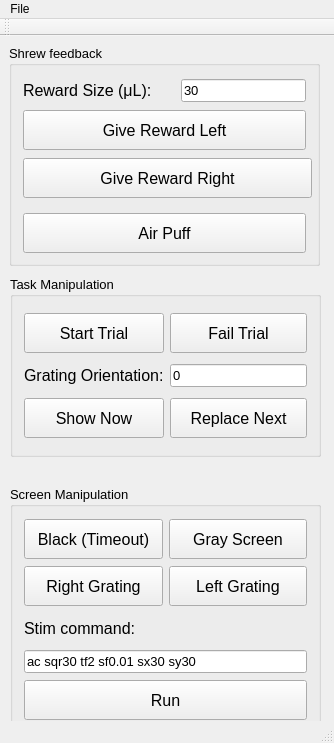
<?xml version="1.0" encoding="UTF-8"?>
<ui version="4.0">
 <class>MainWindow</class>
 <widget class="QMainWindow" name="MainWindow">
  <property name="geometry">
   <rect>
    <x>0</x>
    <y>0</y>
    <width>334</width>
    <height>743</height>
   </rect>
  </property>
  <property name="windowTitle">
   <string>Interact</string>
  </property>
  <widget class="QWidget" name="centralWidget">
   <widget class="QGroupBox" name="groupBox">
    <property name="geometry">
     <rect>
      <x>9</x>
      <y>9</y>
      <width>311</width>
      <height>221</height>
     </rect>
    </property>
    <property name="sizePolicy">
     <sizepolicy hsizetype="Preferred" vsizetype="Preferred">
      <horstretch>0</horstretch>
      <verstretch>0</verstretch>
     </sizepolicy>
    </property>
    <property name="font">
     <font>
      <pointsize>10</pointsize>
     </font>
    </property>
    <property name="title">
     <string>Shrew feedback</string>
    </property>
    <layout class="QGridLayout" name="gridLayout">
     <item row="0" column="0">
      <widget class="QLabel" name="label">
       <property name="font">
        <font>
         <pointsize>12</pointsize>
        </font>
       </property>
       <property name="text">
        <string>Reward Size (μL):</string>
       </property>
      </widget>
     </item>
     <item row="1" column="0" colspan="2">
      <widget class="QPushButton" name="btnGiveRewardLeft">
       <property name="sizePolicy">
        <sizepolicy hsizetype="Minimum" vsizetype="Minimum">
         <horstretch>0</horstretch>
         <verstretch>0</verstretch>
        </sizepolicy>
       </property>
       <property name="minimumSize">
        <size>
         <width>0</width>
         <height>40</height>
        </size>
       </property>
       <property name="maximumSize">
        <size>
         <width>16777215</width>
         <height>40</height>
        </size>
       </property>
       <property name="font">
        <font>
         <pointsize>12</pointsize>
        </font>
       </property>
       <property name="text">
        <string>Give Reward Left</string>
       </property>
       <property name="icon">
        <iconset>
         <normaloff>../res/icons/03/16/03.png</normaloff>../res/icons/03/16/03.png</iconset>
       </property>
       <property name="iconSize">
        <size>
         <width>64</width>
         <height>64</height>
        </size>
       </property>
      </widget>
     </item>
     <item row="4" column="0" colspan="2">
      <widget class="QPushButton" name="btnAirPuff">
       <property name="sizePolicy">
        <sizepolicy hsizetype="Minimum" vsizetype="Minimum">
         <horstretch>0</horstretch>
         <verstretch>0</verstretch>
        </sizepolicy>
       </property>
       <property name="minimumSize">
        <size>
         <width>0</width>
         <height>40</height>
        </size>
       </property>
       <property name="maximumSize">
        <size>
         <width>16777215</width>
         <height>25</height>
        </size>
       </property>
       <property name="font">
        <font>
         <pointsize>12</pointsize>
        </font>
       </property>
       <property name="text">
        <string>Air Puff</string>
       </property>
      </widget>
     </item>
     <item row="0" column="1">
      <widget class="QLineEdit" name="txtRewardSize">
       <property name="sizePolicy">
        <sizepolicy hsizetype="Fixed" vsizetype="Fixed">
         <horstretch>0</horstretch>
         <verstretch>0</verstretch>
        </sizepolicy>
       </property>
       <property name="font">
        <font>
         <pointsize>10</pointsize>
        </font>
       </property>
       <property name="text">
        <string>30</string>
       </property>
      </widget>
     </item>
     <item row="2" column="0">
      <widget class="QPushButton" name="btnGiveRewardRight">
       <property name="minimumSize">
        <size>
         <width>289</width>
         <height>40</height>
        </size>
       </property>
       <property name="maximumSize">
        <size>
         <width>289</width>
         <height>40</height>
        </size>
       </property>
       <property name="font">
        <font>
         <pointsize>12</pointsize>
        </font>
       </property>
       <property name="text">
        <string>Give Reward Right</string>
       </property>
      </widget>
     </item>
    </layout>
   </widget>
   <widget class="QGroupBox" name="groupBox_2">
    <property name="geometry">
     <rect>
      <x>10</x>
      <y>450</y>
      <width>311</width>
      <height>251</height>
     </rect>
    </property>
    <property name="sizePolicy">
     <sizepolicy hsizetype="Preferred" vsizetype="Preferred">
      <horstretch>0</horstretch>
      <verstretch>0</verstretch>
     </sizepolicy>
    </property>
    <property name="font">
     <font>
      <pointsize>10</pointsize>
     </font>
    </property>
    <property name="title">
     <string>Screen Manipulation</string>
    </property>
    <layout class="QGridLayout" name="gridLayout_3">
     <item row="0" column="0">
      <widget class="QPushButton" name="btnBlack">
       <property name="minimumSize">
        <size>
         <width>0</width>
         <height>40</height>
        </size>
       </property>
       <property name="maximumSize">
        <size>
         <width>16777215</width>
         <height>40</height>
        </size>
       </property>
       <property name="font">
        <font>
         <pointsize>12</pointsize>
        </font>
       </property>
       <property name="text">
        <string>Black (Timeout)</string>
       </property>
      </widget>
     </item>
     <item row="2" column="0" colspan="2">
      <widget class="QLabel" name="label_4">
       <property name="minimumSize">
        <size>
         <width>0</width>
         <height>30</height>
        </size>
       </property>
       <property name="maximumSize">
        <size>
         <width>16777215</width>
         <height>30</height>
        </size>
       </property>
       <property name="baseSize">
        <size>
         <width>0</width>
         <height>40</height>
        </size>
       </property>
       <property name="font">
        <font>
         <pointsize>12</pointsize>
        </font>
       </property>
       <property name="text">
        <string>Stim command:</string>
       </property>
      </widget>
     </item>
     <item row="0" column="1">
      <widget class="QPushButton" name="btnGrayScreen">
       <property name="minimumSize">
        <size>
         <width>0</width>
         <height>40</height>
        </size>
       </property>
       <property name="maximumSize">
        <size>
         <width>16777215</width>
         <height>40</height>
        </size>
       </property>
       <property name="font">
        <font>
         <pointsize>12</pointsize>
        </font>
       </property>
       <property name="text">
        <string>Gray Screen</string>
       </property>
      </widget>
     </item>
     <item row="1" column="0">
      <widget class="QPushButton" name="btnSPlusGrating">
       <property name="minimumSize">
        <size>
         <width>0</width>
         <height>40</height>
        </size>
       </property>
       <property name="maximumSize">
        <size>
         <width>16777215</width>
         <height>40</height>
        </size>
       </property>
       <property name="font">
        <font>
         <pointsize>12</pointsize>
        </font>
       </property>
       <property name="text">
        <string>Right Grating</string>
       </property>
      </widget>
     </item>
     <item row="1" column="1">
      <widget class="QPushButton" name="btnSMinusGrating">
       <property name="minimumSize">
        <size>
         <width>0</width>
         <height>40</height>
        </size>
       </property>
       <property name="maximumSize">
        <size>
         <width>16777215</width>
         <height>40</height>
        </size>
       </property>
       <property name="font">
        <font>
         <pointsize>12</pointsize>
        </font>
       </property>
       <property name="text">
        <string>Left Grating</string>
       </property>
      </widget>
     </item>
     <item row="4" column="0" colspan="2">
      <widget class="QPushButton" name="btnRunStimCommand">
       <property name="minimumSize">
        <size>
         <width>0</width>
         <height>40</height>
        </size>
       </property>
       <property name="maximumSize">
        <size>
         <width>16777215</width>
         <height>40</height>
        </size>
       </property>
       <property name="font">
        <font>
         <pointsize>12</pointsize>
        </font>
       </property>
       <property name="text">
        <string>Run</string>
       </property>
      </widget>
     </item>
     <item row="3" column="0" colspan="2">
      <widget class="QLineEdit" name="txtStimCommand">
       <property name="text">
        <string>ac sqr30 tf2 sf0.01 sx30 sy30</string>
       </property>
      </widget>
     </item>
    </layout>
    <zorder>btnRunStimCommand</zorder>
    <zorder>btnSPlusGrating</zorder>
    <zorder>btnSMinusGrating</zorder>
    <zorder>btnGrayScreen</zorder>
    <zorder>btnBlack</zorder>
    <zorder>label_4</zorder>
    <zorder>txtStimCommand</zorder>
   </widget>
   <widget class="QGroupBox" name="groupBox_3">
    <property name="geometry">
     <rect>
      <x>10</x>
      <y>240</y>
      <width>311</width>
      <height>181</height>
     </rect>
    </property>
    <property name="sizePolicy">
     <sizepolicy hsizetype="Preferred" vsizetype="Preferred">
      <horstretch>0</horstretch>
      <verstretch>0</verstretch>
     </sizepolicy>
    </property>
    <property name="font">
     <font>
      <pointsize>10</pointsize>
     </font>
    </property>
    <property name="title">
     <string>Task Manipulation</string>
    </property>
    <layout class="QGridLayout" name="gridLayout_2">
     <item row="0" column="0">
      <widget class="QPushButton" name="btnStartTrial">
       <property name="minimumSize">
        <size>
         <width>0</width>
         <height>40</height>
        </size>
       </property>
       <property name="maximumSize">
        <size>
         <width>16777215</width>
         <height>40</height>
        </size>
       </property>
       <property name="font">
        <font>
         <pointsize>12</pointsize>
        </font>
       </property>
       <property name="text">
        <string>Start Trial</string>
       </property>
       <property name="icon">
        <iconset>
         <normaloff>../res/icons/02/10/23.png</normaloff>../res/icons/02/10/23.png</iconset>
       </property>
       <property name="iconSize">
        <size>
         <width>64</width>
         <height>64</height>
        </size>
       </property>
      </widget>
     </item>
     <item row="1" column="0">
      <widget class="QLabel" name="label_3">
       <property name="font">
        <font>
         <pointsize>12</pointsize>
        </font>
       </property>
       <property name="text">
        <string>Grating Orientation:</string>
       </property>
      </widget>
     </item>
     <item row="0" column="1">
      <widget class="QPushButton" name="btnFailTrial">
       <property name="minimumSize">
        <size>
         <width>0</width>
         <height>40</height>
        </size>
       </property>
       <property name="maximumSize">
        <size>
         <width>16777215</width>
         <height>40</height>
        </size>
       </property>
       <property name="font">
        <font>
         <pointsize>12</pointsize>
        </font>
       </property>
       <property name="autoFillBackground">
        <bool>false</bool>
       </property>
       <property name="text">
        <string>Fail Trial</string>
       </property>
       <property name="icon">
        <iconset>
         <normaloff>../res/icons/03/16/01.png</normaloff>../res/icons/03/16/01.png</iconset>
       </property>
       <property name="iconSize">
        <size>
         <width>64</width>
         <height>64</height>
        </size>
       </property>
      </widget>
     </item>
     <item row="2" column="0">
      <widget class="QPushButton" name="btnShowNow">
       <property name="minimumSize">
        <size>
         <width>0</width>
         <height>0</height>
        </size>
       </property>
       <property name="maximumSize">
        <size>
         <width>16777215</width>
         <height>40</height>
        </size>
       </property>
       <property name="font">
        <font>
         <pointsize>12</pointsize>
        </font>
       </property>
       <property name="text">
        <string>Show Now</string>
       </property>
      </widget>
     </item>
     <item row="2" column="1">
      <widget class="QPushButton" name="btnReplaceNext">
       <property name="minimumSize">
        <size>
         <width>0</width>
         <height>0</height>
        </size>
       </property>
       <property name="maximumSize">
        <size>
         <width>16777215</width>
         <height>40</height>
        </size>
       </property>
       <property name="font">
        <font>
         <pointsize>12</pointsize>
        </font>
       </property>
       <property name="text">
        <string>Replace Next</string>
       </property>
      </widget>
     </item>
     <item row="1" column="1">
      <widget class="QLineEdit" name="txtGratingOrientation">
       <property name="text">
        <string>0</string>
       </property>
      </widget>
     </item>
    </layout>
    <zorder>btnFailTrial</zorder>
    <zorder>btnStartTrial</zorder>
    <zorder>btnShowNow</zorder>
    <zorder>btnReplaceNext</zorder>
    <zorder>label_3</zorder>
    <zorder>txtGratingOrientation</zorder>
   </widget>
  </widget>
  <widget class="QMenuBar" name="menuBar">
   <property name="geometry">
    <rect>
     <x>0</x>
     <y>0</y>
     <width>334</width>
     <height>19</height>
    </rect>
   </property>
   <widget class="QMenu" name="menuFile">
    <property name="title">
     <string>File</string>
    </property>
    <addaction name="actionQuit"/>
   </widget>
   <addaction name="menuFile"/>
  </widget>
  <widget class="QToolBar" name="mainToolBar">
   <attribute name="toolBarArea">
    <enum>TopToolBarArea</enum>
   </attribute>
   <attribute name="toolBarBreak">
    <bool>false</bool>
   </attribute>
  </widget>
  <widget class="QStatusBar" name="statusBar"/>
  <action name="actionQuit">
   <property name="text">
    <string>Quit</string>
   </property>
  </action>
 </widget>
 <layoutdefault spacing="6" margin="11"/>
 <resources/>
 <connections/>
</ui>
